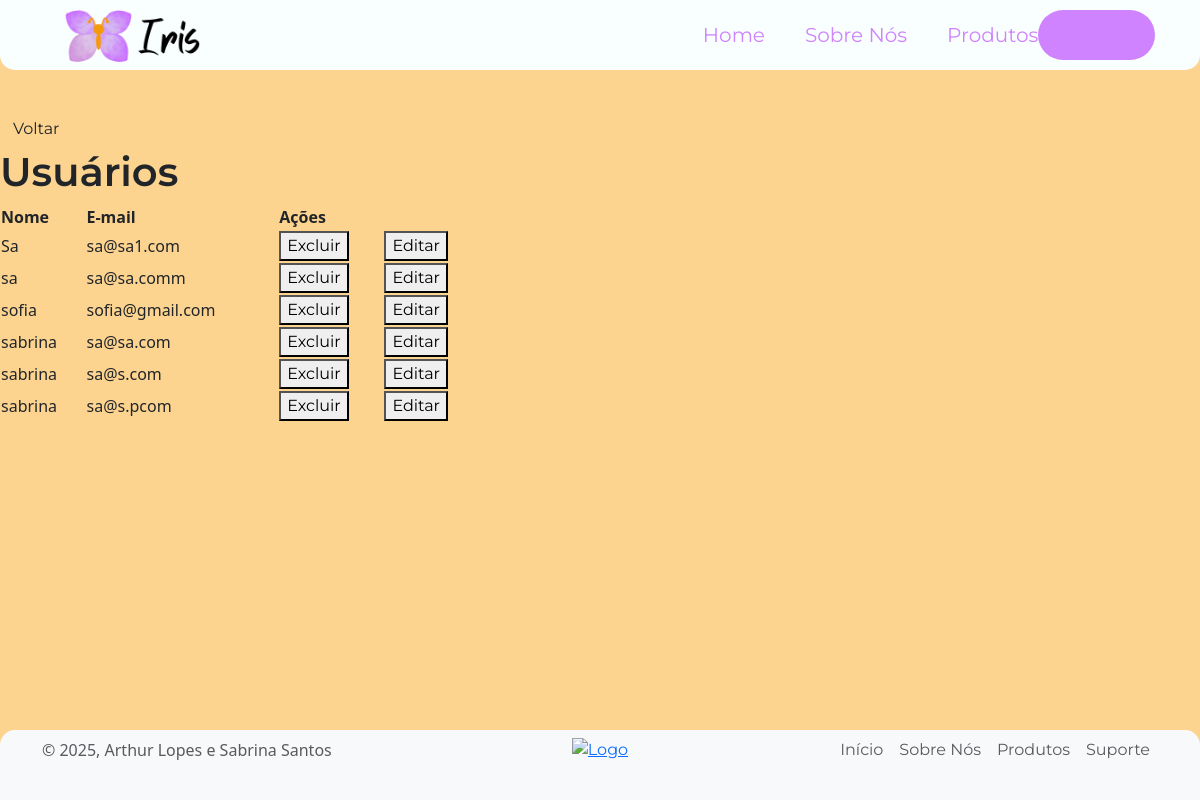
The page /usuarios on the database its author committed.
### app/models.py (models this page shows)
class Usuario(models.Model):
    nome = models.CharField(max_length = 100)
    email = models.EmailField()
    senha = models.CharField(max_length = 16)
    CEP = models.CharField(max_length = 8,  null=True)
    logradouro = models.CharField(max_length = 100,  null=True)
    bairro = models.CharField(max_length = 100,  null=True)
    localidade = models.CharField(max_length = 100,  null=True)
    estado = models.CharField(max_length = 100,  null=True)
    numero_residencia = models.IntegerField(null=True)

### app/views.py (the view)
# urls.py: path('usuarios', views.exibirUsuarios, name = "exibirUsuarios"),
def exibirUsuarios(request):
    usuarios = Usuario.objects.all().values()
    return render(request, "usuarios.html", {'listUsuarios': usuarios})

### app/templates/usuarios.html (shortened to what this page needs)
{% extends 'template.html' %}
{% load static %}
{% block 'main' %}
<a href="{% url 'dashboard' %}"><button id="btnVoltar" class="btn ">Voltar</button></a>
<div class="">
    <h1 id="h1Usuarios">Usuários</h1>
</div>
    <table class="" style="width: 40%;">
        <tr id="trUsuarios">
            <th>Nome</th>
            <th>E-mail</th>
            <th colspan= "2">Ações</th>
        </tr>
        {% for user in listUsuarios %}
            <tr>
                <td>{{user.nome}}</td>
                <td>{{user.email}}</td>
                <td><a href="{% url 'excluirUsuario' user.id %}"> <button  id="btnExcluir"> Excluir </button> </a></td>
                <td><a href="{% url 'editarUsuario' user.id %}"> <button id="btnEditar"> Editar</button> </a></td>
            </tr>
        {% endfor %}
    </table>
{% endblock %}

### app/static/css/estilo.css (style rules this page uses)
body { margin: 0; padding-top: 80px; background-color: #fcd48f; }
a, p, button { font-family: "Montserrat", sans-serif; font-optical-sizing: auto; font-weight: 400; }
h1, h2 { font-family: "Montserrat", sans-serif; font-optical-sizing: auto; font-weight: 600; }

### rows shown on the page
Usuario: nome "Sa", email "sa@sa1.com"
Usuario: nome "sa", email "sa@sa.comm"
Usuario: nome "sofia", email "sofia@gmail.com"
Usuario: nome "sabrina", email "sa@sa.com"
Usuario: nome "sabrina", email "sa@s.com"
Usuario: nome "sabrina", email "sa@s.pcom"
